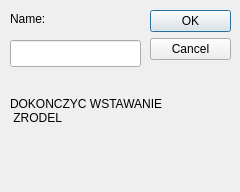
<?xml version="1.0" encoding="UTF-8"?>
<ui version="4.0">
 <class>EditCustomSourceDialog</class>
 <widget class="QDialog" name="EditCustomSourceDialog">
  <property name="geometry">
   <rect>
    <x>0</x>
    <y>0</y>
    <width>240</width>
    <height>192</height>
   </rect>
  </property>
  <property name="windowTitle">
   <string>Dialog</string>
  </property>
  <widget class="QDialogButtonBox" name="buttonBox">
   <property name="geometry">
    <rect>
     <x>150</x>
     <y>10</y>
     <width>81</width>
     <height>301</height>
    </rect>
   </property>
   <property name="orientation">
    <enum>Qt::Vertical</enum>
   </property>
   <property name="standardButtons">
    <set>QDialogButtonBox::Cancel|QDialogButtonBox::Ok</set>
   </property>
  </widget>
  <widget class="QLineEdit" name="lineEdit_name">
   <property name="geometry">
    <rect>
     <x>10</x>
     <y>40</y>
     <width>131</width>
     <height>27</height>
    </rect>
   </property>
  </widget>
  <widget class="QLabel" name="label">
   <property name="geometry">
    <rect>
     <x>10</x>
     <y>10</y>
     <width>67</width>
     <height>17</height>
    </rect>
   </property>
   <property name="text">
    <string>Name:</string>
   </property>
  </widget>
  <widget class="QLabel" name="label_2">
   <property name="geometry">
    <rect>
     <x>10</x>
     <y>80</y>
     <width>201</width>
     <height>61</height>
    </rect>
   </property>
   <property name="text">
    <string>DOKONCZYC WSTAWANIE
 ZRODEL</string>
   </property>
  </widget>
 </widget>
 <resources/>
 <connections>
  <connection>
   <sender>buttonBox</sender>
   <signal>accepted()</signal>
   <receiver>EditCustomSourceDialog</receiver>
   <slot>accept()</slot>
   <hints>
    <hint type="sourcelabel">
     <x>248</x>
     <y>254</y>
    </hint>
    <hint type="destinationlabel">
     <x>157</x>
     <y>274</y>
    </hint>
   </hints>
  </connection>
  <connection>
   <sender>buttonBox</sender>
   <signal>rejected()</signal>
   <receiver>EditCustomSourceDialog</receiver>
   <slot>reject()</slot>
   <hints>
    <hint type="sourcelabel">
     <x>316</x>
     <y>260</y>
    </hint>
    <hint type="destinationlabel">
     <x>286</x>
     <y>274</y>
    </hint>
   </hints>
  </connection>
 </connections>
</ui>
